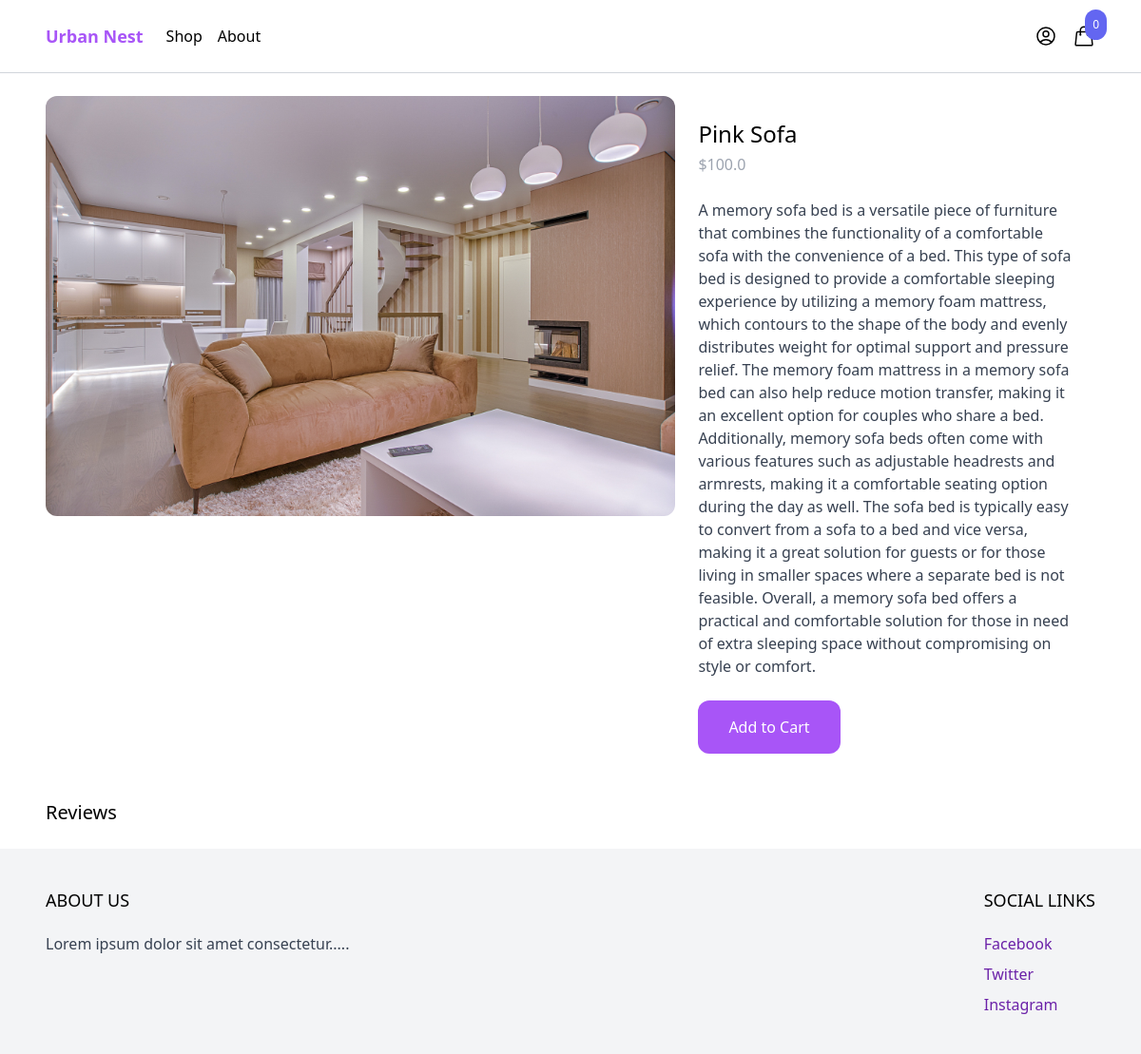
Page /shop/Pink-Sofa/ on the committed database.
### product/models.py (models this page shows, shortened)
class Product(models.Model):
    category = models.ForeignKey(Category, related_name='products', on_delete=models.CASCADE)
    name = models.CharField(max_length=255)
    slug = models.SlugField()
    description = models.TextField(blank=True, null=True)
    price = models.IntegerField()
    created_at = models.DateTimeField(auto_now_add = True)
    image = models.ImageField(upload_to='uploads/', blank=True, null=True)
    thumbnail = models.ImageField(upload_to='uploads/', blank=True, null=True)
    class Meta:
        ordering = ('-created_at',)
    def get_display_price(self):
        return self.price / 100
    def get_rating(self):
        reviews_total = 0
        for review in self.reviews.all():
            reviews_total+=review.rating
        if reviews_total>0:
            return reviews_total/self.reviews.count()
        return 0

### product/views.py (the view, shortened to what this page needs)
# urls.py: path('shop/<slug:slug>/', product, name='product'),
def product(request, slug):
    product = get_object_or_404(Product,slug=slug)
    return render(request, 'product/product.html', {'product':product})

### cart/cart.py (called while the page is built)
    def __len__(self):
        return sum(item['quantity'] for item in self.cart.values())

### cart/context_processors.py (called while the page is built)
def cart(request):
    return {'cart': Cart(request)}

### product/templates/product/product.html (shortened to what this page needs)
{% extends 'core/base.html' %}
{% block content %}
<div class="max-w-6xl mx-auto flex flex-wrap py-6 px-6 xl:px-0">
    <div class="images w-full mb-6 lg:mb-0 lg:w-3/5">
        <img
        class="rounded-xl"
        src="{% if product.image %}{{product.image.url}}{% else %}https://via.placeholder.com/240x240x.jpg{% endif %}">
    </div>
    <div class="information w-full lg:w-2/5 lg:p-6">
        <h1 class="text-2xl">{{product.name}}</h1>
        <p class="mt-1 text-gray-400">${{product.get_display_price}}</p>
        {% if product.description %}
        <p class="mt-6 text-gray-700">{{product.description}}</p>
        {% endif %}
        <a
        href="#"
        class="mt-6 inline-block px-8 py-4 rounded-xl bg-purple-500 text-white hover:bg-purple-700"
        hx-get="{% url 'add_to_cart' product.id %}"
        hx-target="#menu-cart-button"
        hx-swap="outerHTML"
        >
            Add to Cart
        </a>
    </div>
    <div class="w-full mt-6">
        <h2 class="text-xl">Reviews</h2>
    </div>
</div>
{% endblock %}

### rows in the picture
Product: image (picture), name "Pink Sofa", get_display_price "100.0", description "A memory sofa bed is a versatile piece of furniture that combines the functionality of a comfortable sofa with the convenience of a bed. This type of sofa bed is designed to provide a comfortable sleeping experience by utilizing a memory foam mattress, which contours to the shape of the body and evenly distributes weight for optimal support and pressure relief. The memory foam mattress in a memory sofa bed can also help reduce motion transfer, making it an excellent option for couples who share a bed. Additionally, memory sofa beds often come with various features such as adjustable headrests and armrests, making it a comfortable seating option during the day as well. The sofa bed is…"

### other values in the picture
{{ cart| length }} "0"
